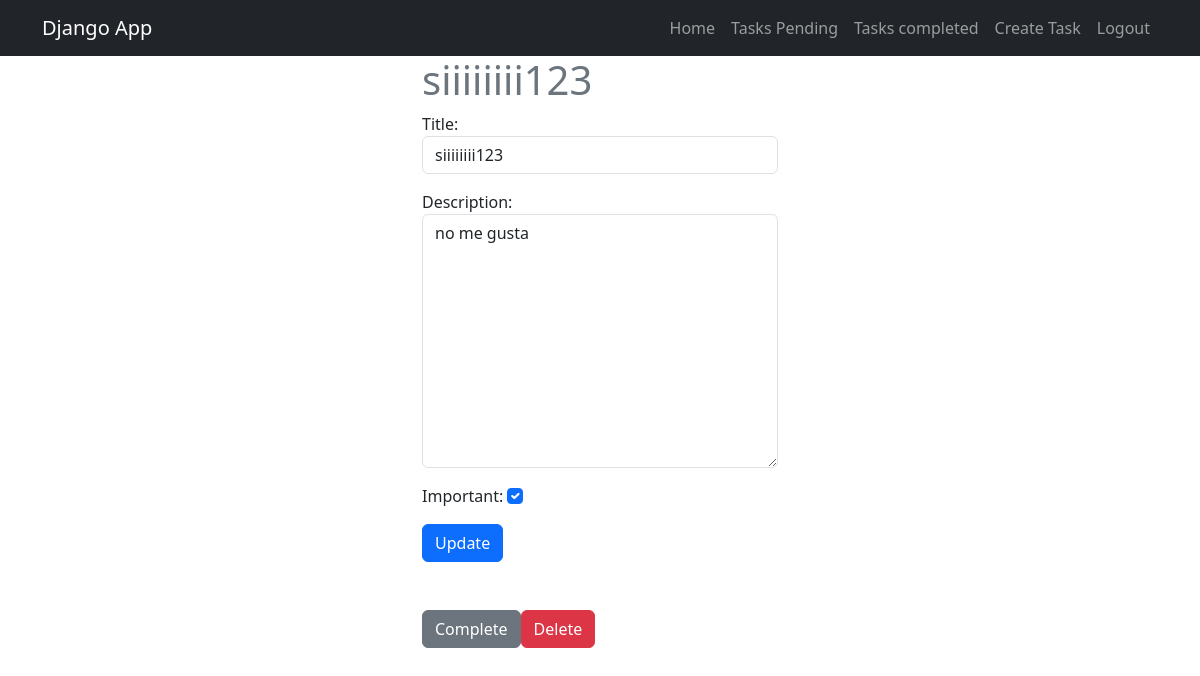
The page /tasks/2/ (signed in) on the database its author committed.
### task/models.py (models this page shows, shortened)
class Task(models.Model):
    title =models.CharField(max_length=100)
    description= models.TextField(blank=True)
    created= models.DateTimeField(auto_now_add=True)
    datecompleted= models.DateTimeField(null=True, blank=True)
    important= models.BooleanField(default=False)
    user = models.ForeignKey(User, on_delete=models.CASCADE)

### task/views.py (the view, shortened to what this page needs)
# urls.py: path('tasks/<int:task_id>/', views.task_detail, name='task_detail'),
@login_required
def task_detail(request, task_id):
    if request.method == 'GET':
        task=get_object_or_404(Task, pk=task_id, user=request.user)
        form= TaskForm(instance=task)
        return render(request, 'task_detail.html',{'task':task, 'form':form})

### task/forms.py
class TaskForm(forms.ModelForm):
    class Meta:
        model = Task
        fields = ['title', 'description', 'important']
        widgets= {
            'title': forms.TextInput(attrs={'class': 'form-control', 'placeholder': 'Write your title'}),
            'description': forms.Textarea(attrs={'class': 'form-control', 'placeholder': 'Write your description'}),
            'important': forms.CheckboxInput(attrs={'class': 'form-check-input text-center'}),
        }

### task/templates/task_detail.html (shortened to what this page needs)
{% extends 'base.html' %}
{% block content %}
<main class="container">
    <div class="row">
        <div class="col-md-4 offset-md-4">
            <h1 class="text-secondary">{{task.title}}</h1>
            <form method="POST">
                {{form.as_p}}
                <button class="btn btn-primary">
                    Update
                </button>
            </form>
                <div class="mt-5 d-flex">
                    <form action="{% url 'complete_task' task.id %}" method="POST">
                        <button class="btn btn-secondary">
                            Complete
                        </button>
                    </form>
                    <form action="{% url 'delete_task' task.id %}" method="POST">
                        <button class="btn btn-danger">
                            Delete
                        </button>
                </div>
        </div>
    </div>
</main>
{% endblock %}

### rows shown on the page
Task: title "siiiiiiii123", description "no me gusta", important "☑"
